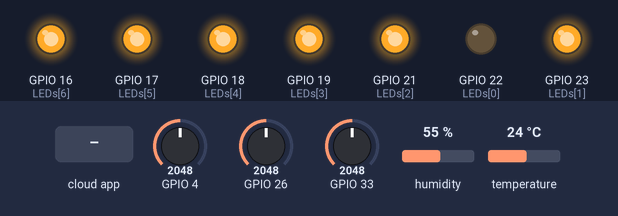
The sketch below on a simulated ESP32. Shown: output pins drawn as LEDs (lit = HIGH). The inputs (shaded band) are chosen by the test bench; at power-on: GPIO 4 = 2048, GPIO 26 = 2048, GPIO 33 = 2048, humidity 55 %, temperature 24 °C. WiFi joins after 1.5 s; servers stay silent unless stated; the Firebase database answers and starts empty; what the sketch prints to the serial monitor is not drawn.

Above: at 2.7 s.
2.8 s: the phone or cloud app sets digito to 1
At 10.4 s:
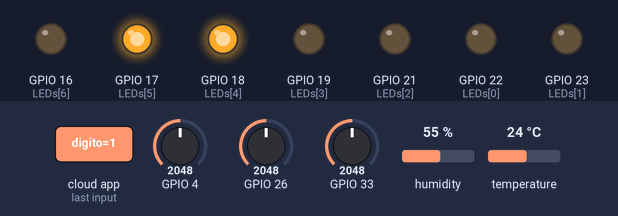
10.7 s: the phone or cloud app sets digito to 0
At 19.0 s:
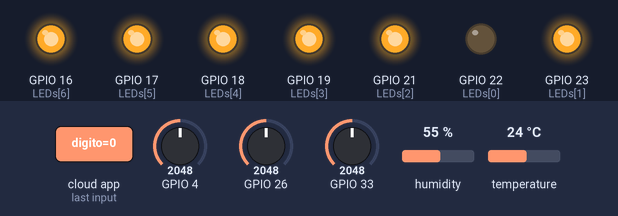
Timing chart, 0 to 20.5 s (numbered marks = the images above; inputs shaded):
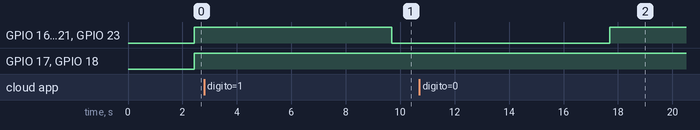

The sketch:

Entrega_final.ino
```cpp
/*
 *  This example shows how to use WPA2 enterprise
 *  Written by: Jeroen Beemster
 *  12 July 2017
 *  Version 1.00
 */

#include <esp_wpa2.h>
#include <WiFi.h>
#include <Firebase_ESP_Client.h>
#include <addons/TokenHelper.h>
#include "Arduino.h"
#include "addons/RTDBHelper.h"

#include "DHT.h"
#define DHTPIN 32
#define DHTTYPE DHT11   // DHT 11

const char* ssid = "Tec";
#define EAP_IDENTITY "____USER____"
#define EAP_PASSWORD "___PASWORD___"

// Firebase insert auth
#define USER_EMAIL "____USER____"
#define USER_PASSWORD "___PASWORD___"


// Insert Firebase project API Key
#define API_KEY "AIzaSyBtUBcMDPVuSdsSVTUT_XRoV7RbxSEXRWE"//AIzaSyCush_8W74MW4SfN3NgmAFBr7GGDfwnjkA

// Insert RTDB URLefine the RTDB URL */
#define DATABASE_URL "https://esp32-firebase-iot-dc703-default-rtdb.firebaseio.com/"

//Define Firebase Data object
FirebaseData fbdo;

FirebaseAuth auth;
FirebaseConfig config;

unsigned long sendDataPrevMillis = 0;
int intValue;
float floatValue;

bool signupOK = false;
int count = 0;
DHT dht(DHTPIN, DHTTYPE);


/*
 *  everyhting below this, in loop(), is just a standard request to a webserver and nothing else than an example to show that is works.
 *
 */

int value = 0;
const int freq = 5000;
const int ledChannel = 0;
const int resolution = 8;


//se demuestra el manejo del display de siete segmentos

//se declaran los pines a usar
//int LEDs[] = {8,9,7,6,4,3,2};        // for Arduino microcontroller
//int LEDs[] = {D2,D1,D3,D4,D6,D7,D8}; // for ESP8266 microcontroller
int LEDs[] = {22,23,21,19,18,17,16};    // for ESP32 microcontroller

//se declaran los arreglos que forman los dígitos
int zero[] = {0, 1, 1, 1, 1, 1, 1};   // cero
int one[] = {0, 0, 0, 0, 1, 1, 0};   // uno
int two[] = {1, 0, 1, 1, 0, 1, 1};   // dos
int three[] = {1, 0, 0, 1, 1, 1, 1};   // tres
int four[] = {1, 1, 0, 0, 1, 1, 0};   // cuatro
int five[] = {1, 1, 0, 1, 1, 0, 1};   // cinco
int six[] = {1, 1, 1, 1, 1, 0, 1};   // seis
int seven[] = {1, 0, 0, 0, 1, 1, 1};   // siete
int eight[] = {1, 1, 1, 1, 1, 1, 1}; // ocho
int nine[] = {1, 1, 0, 1, 1, 1, 1};   // nueve
int ten[] = {1, 0, 0, 0, 0, 0, 0};   // diez, A


//se declara contador
unsigned char contador = 0;
int intValue2 = 0;
String sValue;


void setup() {
    //for (int i = 0; i<7; i++) pinMode(LEDs[i], OUTPUT);
    Serial.begin(115200);
    delay(10);
    Serial.println(F("test!"));

    dht.begin();

    Serial.println();
    Serial.print("Connecting to ");
    Serial.println(ssid);

    // WPA2 enterprise magic starts here
    WiFi.disconnect(true);
    WiFi.mode(WIFI_STA);   //init wifi mode
  //esp_wifi_set_mac(ESP_IF_WIFI_STA, &masterCustomMac[0]);
  Serial.print("MAC >> ");
  Serial.println(WiFi.macAddress());
  Serial.printf("Connecting to WiFi: %s ", ssid);
  //esp_wifi_sta_wpa2_ent_set_ca_cert((uint8_t *)incommon_ca, strlen(incommon_ca) + 1);
  esp_wifi_sta_wpa2_ent_set_identity((uint8_t *)EAP_IDENTITY, strlen(EAP_IDENTITY));
  esp_wifi_sta_wpa2_ent_set_username((uint8_t *)EAP_IDENTITY, strlen(EAP_IDENTITY));
  esp_wifi_sta_wpa2_ent_set_password((uint8_t *)EAP_PASSWORD, strlen(EAP_PASSWORD));
  //esp_wpa2_config_t configW = WPA2_CONFIG_INIT_DEFAULT();
  //esp_wifi_sta_wpa2_ent_enable(&configW);
  esp_wifi_sta_wpa2_ent_enable();
    // WPA2 enterprise magic ends here


    WiFi.begin(ssid);

    while (WiFi.status() != WL_CONNECTED) {
        delay(500);
        Serial.print(".");
    }

    Serial.println("");
    Serial.println("WiFi connected");
    Serial.println("IP address: ");
    Serial.println(WiFi.localIP());

///* Assign the api key (required) */
  config.api_key = API_KEY;

  /* Assign the RTDB URL (required) */
  config.database_url = DATABASE_URL;

  /* Sign up */
  if (Firebase.signUp(&config, &auth, "", "")){
    Serial.println("ok");
    signupOK = true;
  }
  else{
    Serial.printf("%s\n", config.signer.signupError.message.c_str());
  }

  /* Assign the callback function for the long running token generation task */
  config.token_status_callback = tokenStatusCallback; //see addons/TokenHelper.h

  Firebase.begin(&config, &auth);
  Firebase.reconnectWiFi(true);
}


void loop() {
  float h = dht.readHumidity();
  // Read temperature as Celsius (the default)
  float t = dht.readTemperature();
  // Read temperature as Fahrenheit (isFahrenheit = true)
  float f = dht.readTemperature(true);

  // Compute heat index in Fahrenheit (the default)
  //float hif = dht.computeHeatIndex(f, h);
  // Compute heat index in Celsius (isFahreheit = false)
  float hic = dht.computeHeatIndex(t, h, false);

  int calidad = analogRead(33);
  int alco = analogRead(4);
  int agua = analogRead(26);


    if (Firebase.ready() && signupOK && (millis() - sendDataPrevMillis > 8000 || sendDataPrevMillis == 0)) {
    sendDataPrevMillis = millis();

    if (Firebase.RTDB.getString(&fbdo, "/app_inventor/digito")){
      if (fbdo.dataType() == "string"){
        sValue = fbdo.stringData();
      }
    int value = sValue.toInt();
    Serial.println(value);


    switch(value)
    {
        case 0:
                    for (int i = 0; i<7; i++) digitalWrite(LEDs[i], zero[i]);
                    break;
        case 1:
                    for (int i = 0; i<7; i++) digitalWrite(LEDs[i], one[i]);
                    break;
        case 2:
                    for (int i = 0; i<7; i++) digitalWrite(LEDs[i], two[i]);
                    break;
        case 3:
                    for (int i = 0; i<7; i++) digitalWrite(LEDs[i], three[i]);
                    break;
        case 4:
                    for (int i = 0; i<7; i++) digitalWrite(LEDs[i], four[i]);
                    break;
        case 5:
                    for (int i = 0; i<7; i++) digitalWrite(LEDs[i], five[i]);
                    break;
        case 6:
                    for (int i = 0; i<7; i++) digitalWrite(LEDs[i], six[i]);
                    break;
        case 7:
                    for (int i = 0; i<7; i++) digitalWrite(LEDs[i], seven[i]);
                    break;
        case 8:
                    for (int i = 0; i<7; i++) digitalWrite(LEDs[i], eight[i]);
                    break;
        case 9:
                    for (int i = 0; i<7; i++) digitalWrite(LEDs[i], nine[i]);
                    break;
        default:
                    for (int i = 0; i<7; i++) digitalWrite(LEDs[i], ten[i]);
                    break;
       }
     }

    /*
    if (Firebase.RTDB.getInt(&fbdo, "/test/int1")) {
      if (fbdo.dataType() == "int") {
        intValue2 = fbdo.intData();
        //ledcWrite(ledChannel, intValue2);
        //delay(15);
        //pmw(intValue2);
        Serial.println(intValue2);
      }
    }
    else {
      Serial.println(fbdo.errorReason());
    }*/

   // Write an Int number on the database path test/int
    if (Firebase.RTDB.setFloat(&fbdo, "test/Humedad", h)){
      Serial.println("PASSED");
      Serial.println("PATH: " + fbdo.dataPath());
      Serial.println("TYPE: " + fbdo.dataType());
    }
    else {
      Serial.println("FAILED");
      Serial.println("REASON: " + fbdo.errorReason());
    }
    //count++;

    // Write an Float number on the database path test/float
    if (Firebase.RTDB.setFloat(&fbdo, "test/Temperatura",hic )){
      Serial.println("PASSED");
      Serial.println("PATH: " + fbdo.dataPath());
      Serial.println("TYPE: " + fbdo.dataType());
    }
    else {
      Serial.println("FAILED");
      Serial.println("REASON: " + fbdo.errorReason());
    }

    if (Firebase.RTDB.setInt(&fbdo, "test/CalidadAire",calidad)){
      Serial.println("PASSED");
      Serial.println("PATH: " + fbdo.dataPath());
      Serial.println("TYPE: " + fbdo.dataType());
    }
    else {
      Serial.println("FAILED");
      Serial.println("REASON: " + fbdo.errorReason());
    }


    if (Firebase.RTDB.setInt(&fbdo, "test/Alcohol",alco)){
      Serial.println("PASSED");
      Serial.println("PATH: " + fbdo.dataPath());
      Serial.println("TYPE: " + fbdo.dataType());
    }
    else {
      Serial.println("FAILED");
      Serial.println("REASON: " + fbdo.errorReason());
    }


    if (Firebase.RTDB.setInt(&fbdo, "test/Agua",agua)){
      Serial.println("PASSED");
      Serial.println("PATH: " + fbdo.dataPath());
      Serial.println("TYPE: " + fbdo.dataType());
    }
    else {
      Serial.println("FAILED");
      Serial.println("REASON: " + fbdo.errorReason());
    }
  }
  for (int i = 0; i<7; i++) pinMode(LEDs[i], OUTPUT);
}
```

Measured:
- after the input at 2.8 s, GPIO 16 (LEDs[6]), GPIO 19 (LEDs[3]), GPIO 21 (LEDs[2]), GPIO 23 (LEDs[1]): HIGH → LOW after 6.9 s
- after the input at 10.7 s, GPIO 16 (LEDs[6]), GPIO 19 (LEDs[3]), GPIO 21 (LEDs[2]), GPIO 23 (LEDs[1]): LOW → HIGH after 7.0 s
